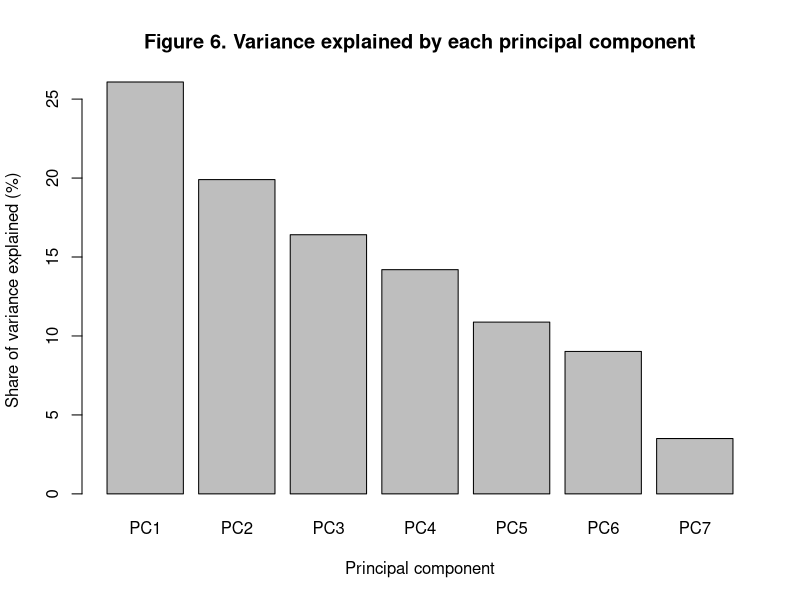

Write R code to recreate this figure.
# Author: JL
# PCA and k-means on the Olympic venues, fitted on the training rows only.
# The outcome was kept out of both and only used afterwards, to check whether
# the groups they found had anything to do with what we are trying to predict.

set.seed(123)

ol <- read.csv("data/processed/olympic_model_split.csv")
train <- ol[ol$set == "train", ]

# Used the imputed columns so no rows drop out. Left out the _z and _pct_rank
# versions, which are rescalings of columns already in the list.
feat <- c("log_capacity_imp", "log_gdp_imp", "log_city_pop_imp",
          "log_distance_imp", "venue_age_imp", "years_since_event_imp",
          "years_since_construction_imp")

train_feat <- train[, feat]

# Checked the three time features first. Years since construction should equal
# years since event plus venue age, and filling them separately with medians
# breaks that.
gap <- train$years_since_construction_imp -
  (train$years_since_event_imp + train$venue_age_imp)
cat("Rows where the three time features still add up:",
    sum(abs(gap) < 1e-8), "of", nrow(train), "\n")
# Rows where the three time features still add up: 110 of 567

# Scaled the inputs because they are in different units
# (log seats, log miles, years).
pca <- prcomp(train_feat, scale. = TRUE)
var.pct <- 100 * pca$sdev^2 / sum(pca$sdev^2)

cat("Variance explained by each component (%)\n")
print(round(var.pct, 1))
# [1] 26.1 19.9 16.4 14.2 10.9  9.0  3.5
cat("Running total (%)\n")
print(round(cumsum(var.pct), 1))
# [1]  26.1  46.0  62.4  76.6  87.5  96.5 100.0
cat("Loadings on the first three components\n")
print(round(pca$rotation[, 1:3], 2))
#                               PC1   PC2   PC3
# log_capacity_imp             0.34 -0.36 -0.13
# log_gdp_imp                  0.00 -0.18  0.77
# log_city_pop_imp             0.00 -0.36 -0.52
# log_distance_imp             0.34 -0.48 -0.11
# venue_age_imp                0.66  0.08  0.14
# years_since_event_imp        0.00  0.55 -0.28
# years_since_construction_imp 0.58  0.41 -0.01

# Ran k from 1 to 8 first, to pick the number of groups from the data.
train_scaled <- scale(train_feat)
wss <- numeric(8)
for (k in 1:8) {
  wss[k] <- kmeans(train_scaled, centers = k, nstart = 25)$tot.withinss
}
cat("Within-cluster sum of squares for k = 1 to 8\n")
print(round(wss, 1))
# [1] 3962.0 3191.8 2707.5 2339.6 1995.5 1741.5 1553.5 1436.5

# Took three groups to look at. There is no clear elbow above, so this is for
# inspection rather than a number the data pointed to.
km <- kmeans(train_scaled, centers = 3, nstart = 25)
train$cluster <- km$cluster

cat("Cluster sizes\n")
print(table(train$cluster))
#   1   2   3
#  25 236 306
cat("Unused venues in each cluster\n")
print(table(train$cluster, train$white_elephant))
#     FALSE TRUE
#   1    25    0
#   2   228    8
#   3   297    9
cat("Share of each cluster that is an unused venue\n")
print(round(aggregate(white_elephant ~ cluster, data = train, FUN = mean), 3))
#   cluster white_elephant
# 1       1          0.000
# 2       2          0.034
# 3       3          0.029
# All three groups sit near the 3% base rate, so which cluster a venue lands
# in doesn't say much about whether it goes unused. The cluster numbers get
# shuffled between runs, so only the grouping is stable, not the labels.
cat("Cluster averages on the original features\n")
print(round(aggregate(train[, feat], by = list(cluster = train$cluster),
                      FUN = mean), 2))
#   cluster log_capacity_imp log_gdp_imp log_city_pop_imp log_distance_imp
# 1       1            10.03        9.12             7.46             2.84
# 2       2             9.59        9.67             7.88             1.96
# 3       3             9.60        8.49             7.87             1.93
#   venue_age_imp years_since_event_imp years_since_construction_imp
# 1         47.08                 41.44                        88.52
# 2          6.61                 24.01                        38.22
# 3          6.42                 71.31                        43.21

# Dropped the cluster scatter we first drew because the groups overlap heavily
# and the tables above make the same point.
png("reports/cleaning_preprocessing/figs/fig1_pca_scree.png",
    width = 1800, height = 1100, res = 200)
barplot(var.pct,
        names.arg = paste0("PC", 1:7),
        main = "Figure 6. Variance explained by each principal component",
        xlab = "Principal component",
        ylab = "Share of variance explained (%)")
dev.off()

cat("Saved fig1_pca_scree.png\n")
